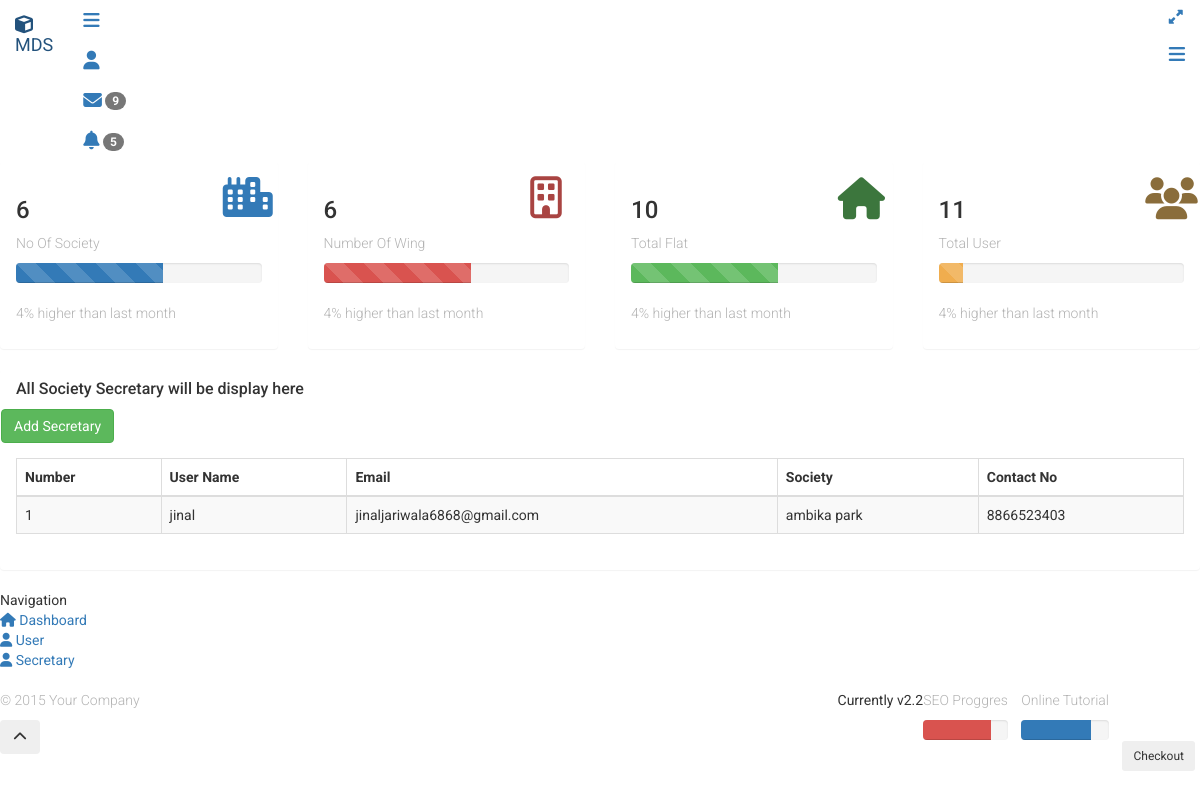
The app's page /admin/sec.php with its own data.
### tables this page shows
CREATE TABLE `tbl_flatholder` (
  `flatholder_id` int(11) NOT NULL,
  `name` varchar(30) NOT NULL,
  `user_name` varchar(50) NOT NULL,
  `contact_no` bigint(11) NOT NULL,
  `email` varchar(30) NOT NULL,
  `password` varchar(30) NOT NULL,
  `flat_id` int(11) DEFAULT NULL,
  `doj` date NOT NULL,
  `roletype_id` int(11) DEFAULT NULL,
  `Profile_pic` longtext NOT NULL,
  `proof` longtext NOT NULL,
  `status` tinyint(4) DEFAULT NULL
);

CREATE TABLE `tbl_society` (
  `Society_ID` int(11) NOT NULL,
  `Name_of_Society` varchar(30) NOT NULL,
  `Address` varchar(30) NOT NULL,
  `Reg_date` date NOT NULL,
  `Logo` longtext NOT NULL,
  `Logical_address` varchar(100) NOT NULL,
  `Google_link` text NOT NULL
);

### admin/sec.php (the view, shortened to what this page needs)
<!DOCTYPE html>
<html lang="en">
<head>
        <?php include_once("up_link.php");?>
    </head>
    <body>
        <div id="container" class="effect mainnav-lg navbar-fixed mainnav-fixed">
            <header id="navbar">
            <div id="navbar-container" class="boxed">
                    <div class="navbar-header">
                        <a href="" class="navbar-brand">
                            <i class="fa fa-cube brand-icon"></i>
                            <div class="brand-title">
                                <span class="brand-text">MDS</span>
                            </div>
                        </a>
                    </div>
                    <div class="navbar-content clearfix">
                        <ul class="nav navbar-top-links pull-left">
                            <li class="tgl-menu-btn">
                                <a class="mainnav-toggle" href="#"> <i class="fa fa-navicon fa-lg"></i> </a>
                            </li>
                            <li id="profilebtn" class="hidden-xs">
                                <a href="JavaScript:void(0);"> <i class="fa fa-user fa-lg"></i> </a>
                            </li>
                            <li class="dropdown">
                                <a href="#" data-toggle="dropdown" class="dropdown-toggle"> <i class="fa fa-envelope fa-lg"></i> <span class="badge badge-header badge-warning">9</span>
                                </a>
                            </li>
                            <li class="dropdown">
                                <a href="#" data-toggle="dropdown" class="dropdown-toggle"> <i class="fa fa-bell fa-lg"></i> <span class="badge badge-header badge-danger">5</span> </a>
                            </li>
                        </ul>
                        <ul class="nav navbar-top-links pull-right">
                            <li class="hidden-xs" id="toggleFullscreen">
                                <a class="fa fa-expand" data-toggle="fullscreen" href="#" role="button">
                                </a>
                            </li>
                            <li class="hidden-xs">
                                <a id="demo-toggle-aside" href="#">
                                <i class="fa fa-navicon fa-lg"></i>
                                </a>
                            </li>
                        </ul>
                    </div>
                </div>
            </header>
            <div class="boxed">
            <div id="content-container">
                <div id="page-content">
                <div class="row">
                            <div class="col-md-3 col-sm-6 col-xs-12">
                                <div class="panel">
                                    <div class="panel-body">
                                        <div class="row">
                                            <div class="col-md-9 col-sm-9 col-xs-10">
                                                <?php
                                                include("conn.php");
                                                    $sql="select * from tbl_society";
                                                    $res=mysqli_query($conn,$sql);
                                                    $rec=mysqli_num_rows($res);
                                                ?>
                                                <h3 class="mar-no"> <span class="counter"><?php echo $rec?></span></h3>
                                                <p class="mar-ver-5"> No Of Society </p>
                                            </div>
                                            <div class="col-md-3 col-sm-3 col-xs-2"> <i class="fas fa-city fa-3x text-primary"  style='font-size:40px'></i> </div>
                                        </div>
                                        <div class="progress progress-striped progress-xs">
                                            <div style="width: 60%;" aria-valuemax="100" aria-valuemin="0" aria-valuenow="1" role="progressbar" class="progress-bar"> <span class="sr-only">1% Complete</span> </div>
                                        </div>
                                        <p> 4% higher than last month </p>
                                    </div>
                                </div>
                            </div>
                            <div class="col-md-3 col-sm-6 col-xs-12">
                                <div class="panel">
                                    <div class="panel-body">
                                        <div class="row">
                                            <div class="col-md-9 col-sm-9 col-xs-10">
                                            <?php
                                                include("conn.php");
                                                    $sql1="select * from tbl_wing";
                                                    $res1=mysqli_query($conn,$sql1);
                                                    $rec1=mysqli_num_rows($res1);
                                                ?>
                                                <h3 class="mar-no"> <span class="counter"><?php echo $rec1?></span></h3>
                                                <p class="mar-ver-5">Number Of Wing</p>
                                            </div>
                                            <div class="col-md-3 col-sm-3 col-xs-2"> <i class="fa fa-building-o fa-3x text-danger"></i> </div>
                                        </div>
                                        <div class="progress progress-striped progress-xs">
                                            <div style="width: 60%;" aria-valuemax="100" aria-valuemin="0" aria-valuenow="60" role="progressbar" class="progress-bar progress-bar-danger"> <span class="sr-only">60% Complete</span> </div>
                                        </div>
                                        <p> 4% higher than last month </p>
                                    </div>
                                </div>
                            </div>
                            <div class="col-md-3 col-sm-6 col-xs-12">
                                <div class="panel widget">
                                    <div class="panel-body">
                                        <div class="row">
                                            <div class="col-md-9 col-sm-9 col-xs-10">
                                            <?php
                                                include("conn.php");
                                                    $sql2="select * from tbl_flat";
                                                    $res2=mysqli_query($conn,$sql2);
                                                    $rec2=mysqli_num_rows($res2);
                                                ?>
                                                <h3 class="mar-no"> <span class="counter"><?php echo $rec2 ?></span></h3>
                                                <p class="mar-ver-5"> Total Flat </p>
                                            </div>
                                            <div class="col-md-3 col-sm-3 col-xs-2"> <i class="fas fa-home fa-3x text-success"></i> </div>
                                        </div>
                                        <div class="progress progress-striped progress-xs">
                                            <div style="width: 60%;" aria-valuemax="100" aria-valuemin="0" aria-valuenow="60" role="progressbar" class="progress-bar progress-bar-success"> <span class="sr-only">60% Complete</span> </div>
                                        </div>
                                        <p> 4% higher than last month </p>
                                    </div>
                                </div>
                            </div>
                            <div class="col-md-3 col-sm-6 col-xs-12">
                                <div class="panel widget">
                                    <div class="panel-body">
                                        <div class="row">
                                            <div class="col-md-9 col-sm-9 col-xs-10">
                                            <?php
                                                include("conn.php");
                                                    $sqli="select * from tbl_flatmember";
                                                    $result=mysqli_query($conn,$sqli);
                                                    $record=mysqli_num_rows($result);
                                                ?>
                                                <h3 class="mar-no"> <span class="counter"><?php echo $record ?></span></h3>
                                                <p class="mar-ver-5"> Total User </p>
                                            </div>
                                            <div class="col-md-3 col-sm-3 col-xs-2"> <i class="fa fa-users fa-3x text-warning"></i> </div>
                                        </div>
                                        <div class="progress progress-striped progress-xs">
                                            <div style="width: 10%;" aria-valuemax="100" aria-valuemin="0" aria-valuenow="60" role="progressbar" class="progress-bar progress-bar-warning"> <span class="sr-only">60% Complete</span> </div>
                                        </div>
                                        <p> 4% higher than last month </p>
                                    </div>
                                </div>
                            </div>
</div>
</div>
<div>
<div class="panel">
                            <div class="panel-heading">
                                <h3 class="panel-title">All Society Secretary will be display here</h3>
                            </div>
                            <div id="demo-custom-toolbar" class="table-toolbar-left">
                            <a href="login/add_sec.php" class="btn btn-success"> Add Secretary </a>
                            </div>
                            <div class="panel-body">
                                <table id="demo-dt-delete" class="table table-striped table-bordered">
                                    <thead>
                                        <tr>
                                            <th>Number</th>
                                            <th>User Name</th>
                                            <th class="min-tablet">Email</th>
                                            <th> Society </th>
                                            <th> Contact No </th>
                                            <?php
                                                include("conn.php");
                                                    $query="Select *
                                        from tbl_flatholder as f
                                        join tbl_flat as s
                                        on f.flat_id=s.Flat_Id join tbl_wing as w on w.Wing_Id=s.Wing_Id
                                        join tbl_Society as p on w.Society_Id=p.Society_ID where f.roletype_id=2";
                                                    $resu=mysqli_query($conn,$query);
                                                    while($row=mysqli_fetch_Assoc($resu))
                                                    {
                                                ?>
                                        </tr>
                                    </thead>
                                    <tbody>
                                        <form method="post">
                                        <tr>
                                            <td><?php $id=$row['flatholder_id'];
                                            echo $id;
                                            ?>
                                            <td> <?php echo $row['name']
                                            ?></td>
                                            <td> <?php echo $row['email'] ?> </td>
                                            <td> <?php echo $row['Name_of_Society']?></td>
                                            <td> <?php echo $row['contact_no'] ?> </td>
                                          </td>
                                        </tr>
                                        <?php
                                                    }
                                        ?>
                                        </form>
                                    </tbody>
                                </table>
                            </div>
                        </div>
                <nav id="mainnav-container">
                <?php include_once("nav.php");?>
                </nav>
            </div>
            <footer id="footer">
                <?php include_once("footer.php");?>
            </footer>
            <button id="scroll-top" class="btn"><i class="fa fa-chevron-up"></i></button>
        </div>
    </body>
</html>

### admin/login/css/style.css (style rules this page uses)
body { font-family: "Roboto", sans-serif; background-color: #fff; }
p { color: #b3b3b3; font-weight: 300; }
h1, h2, h3, h4, h5, h6, .h1, .h2, .h3, .h4, .h5, .h6 { font-family: "Roboto", sans-serif; }
a { -webkit-transition: .3s all ease; -o-transition: .3s all ease; transition: .3s all ease; }
.btn { text-decoration: none !important; }

### records on screen
tbl_flatholder: flatholder_id "1", name "jinal", email "jinaljariwala6868@gmail.com", tbl_society.Name_of_Society "ambika park", contact_no "8866523403"

### other values on screen
$rec "6"
$rec1 "6"
$rec2 "10"
$record "11"
